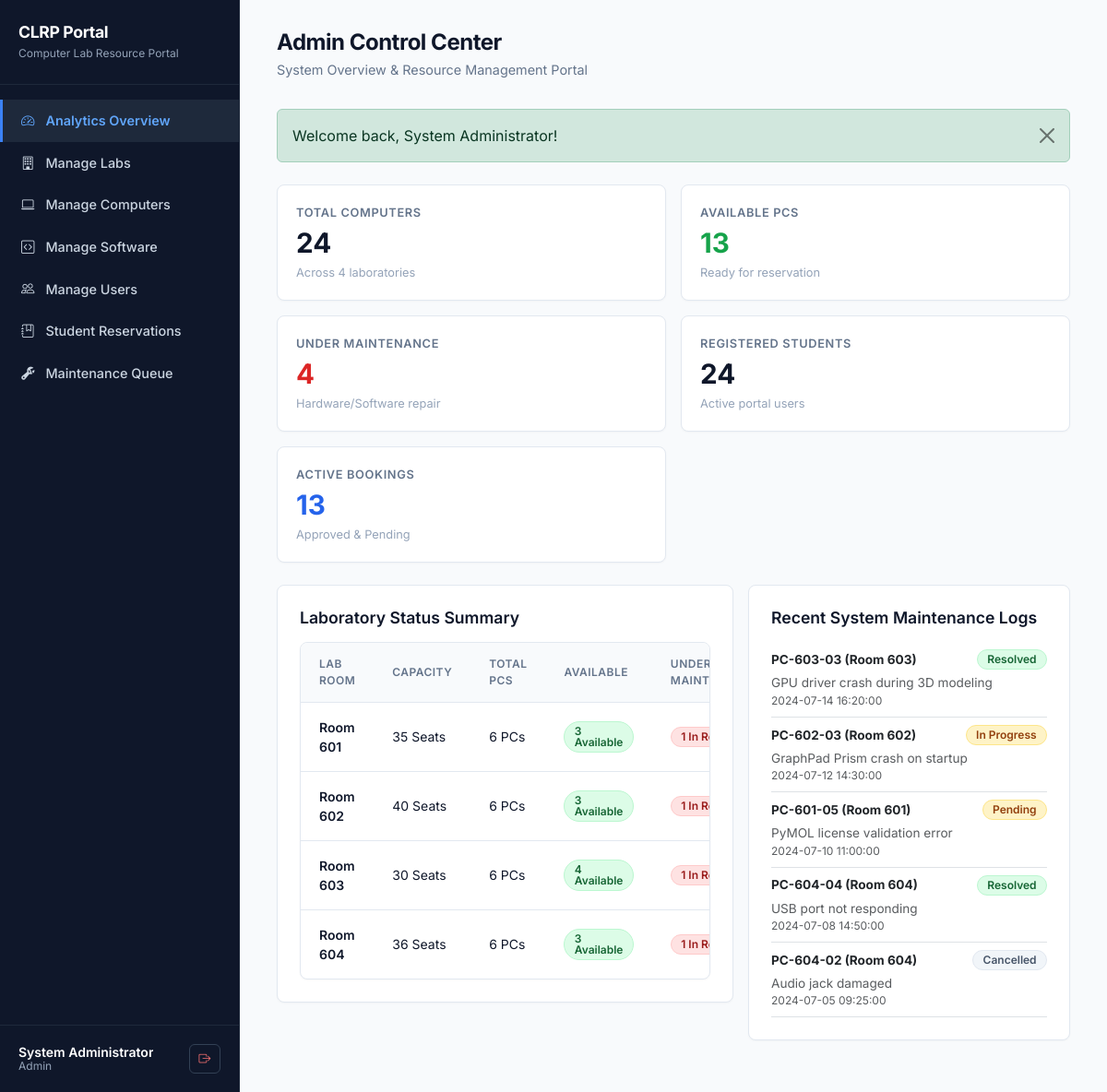
Screenshot of /admin/dashboard.php (signed in) with the database file from the repository.
### tables this page shows
CREATE TABLE IF NOT EXISTS Lab (
    lab_id INT AUTO_INCREMENT PRIMARY KEY,
    room_number VARCHAR(20) NOT NULL,
    capacity INT NOT NULL
);

CREATE TABLE IF NOT EXISTS Maintenance (
    maintenance_id INT AUTO_INCREMENT PRIMARY KEY,
    computer_id INT NOT NULL,
    student_id VARCHAR(20) NULL,
    technician_id INT NULL,
    issue_description TEXT NOT NULL,
    status VARCHAR(20) NOT NULL DEFAULT 'Pending',
    reported_at TIMESTAMP DEFAULT CURRENT_TIMESTAMP,
    FOREIGN KEY (computer_id) REFERENCES Computer(computer_id)
        ON UPDATE CASCADE ON DELETE CASCADE,
    FOREIGN KEY (student_id) REFERENCES Student(student_id)
        ON UPDATE CASCADE ON DELETE SET NULL,
    FOREIGN KEY (technician_id) REFERENCES Technician(technician_id)
        ON UPDATE CASCADE ON DELETE SET NULL
);

CREATE TABLE IF NOT EXISTS Computer (
    computer_id INT AUTO_INCREMENT PRIMARY KEY,
    pc_label VARCHAR(20) NOT NULL,
    ip_address VARCHAR(45),
    status VARCHAR(20) NOT NULL DEFAULT 'Available',
    lab_id INT,
    FOREIGN KEY (lab_id) REFERENCES Lab(lab_id)
        ON UPDATE CASCADE ON DELETE CASCADE
);

### admin/dashboard.php (called while the page is built, shortened)
<?php
require_once __DIR__ . '/../includes/auth.php';
$tab = $_GET['tab'] ?? 'overview';
$active_tab = $tab;
$flash = get_flash();
$total_pcs = $pdo->query("SELECT COUNT(*) FROM Computer")->fetchColumn();
$avail_pcs = $pdo->query("SELECT COUNT(*) FROM Computer WHERE status = 'Available'")->fetchColumn();
$maint_pcs = $pdo->query("SELECT COUNT(*) FROM Computer WHERE status = 'Under Maintenance'")->fetchColumn();
$total_students = $pdo->query("SELECT COUNT(*) FROM Student")->fetchColumn();
$active_bookings = $pdo->query("SELECT COUNT(*) FROM Reservation WHERE status IN ('Approved', 'Pending')")->fetchColumn();
$labs = $pdo->query("SELECT l.*, COUNT(c.computer_id) AS total_computers FROM Lab l LEFT JOIN Computer c ON l.lab_id = c.lab_id GROUP BY l.lab_id ORDER BY l.room_number ASC")->fetchAll();
$admins_list = $pdo->query("SELECT * FROM Admin ORDER BY admin_id ASC")->fetchAll();
$maintenance_tickets = $pdo->query("
    SELECT m.*, c.pc_label, l.room_number, s.name AS student_name, t.name AS tech_name
    FROM Maintenance m
    JOIN Computer c ON m.computer_id = c.computer_id
    LEFT JOIN Lab l ON c.lab_id = l.lab_id
    LEFT JOIN Student s ON m.student_id = s.student_id
    LEFT JOIN Technician t ON m.technician_id = t.technician_id
    ORDER BY m.reported_at DESC
")->fetchAll();
require_once __DIR__ . '/../views/admin/dashboard.view.php';

### views/admin/dashboard.view.php (the view, shortened to what this page needs)
<?php
require_once __DIR__ . '/../../includes/header.php';
require_once __DIR__ . '/../../includes/sidebar.php';
?>
<main class="app-content">
    <div class="page-header">
        <div>
            <h2>Admin Control Center</h2>
            <p>System Overview & Resource Management Portal</p>
        </div>
    </div>
    <?php if ($flash): ?>
        <div class="alert alert-<?= e($flash['type']) ?> alert-dismissible fade show mb-4" role="alert">
            <?= e($flash['message']) ?>
            <button type="button" class="btn-close" data-bs-dismiss="alert" aria-label="Close"></button>
        </div>
    <?php endif; ?>
    <div class="row g-3 mb-4">
        <div class="col-md-2-4 col-sm-6 col-12">
            <div class="stat-card">
                <div class="stat-title">Total Computers</div>
                <div class="stat-value"><?= $total_pcs ?></div>
                <div class="stat-desc">Across <?= count($labs) ?> laboratories</div>
            </div>
        </div>
        <div class="col-md-2-4 col-sm-6 col-12">
            <div class="stat-card">
                <div class="stat-title">Available PCs</div>
                <div class="stat-value" style="color: #16a34a;"><?= $avail_pcs ?></div>
                <div class="stat-desc">Ready for reservation</div>
            </div>
        </div>
        <div class="col-md-2-4 col-sm-6 col-12">
            <div class="stat-card">
                <div class="stat-title">Under Maintenance</div>
                <div class="stat-value" style="color: #dc2626;"><?= $maint_pcs ?></div>
                <div class="stat-desc">Hardware/Software repair</div>
            </div>
        </div>
        <div class="col-md-2-4 col-sm-6 col-12">
            <div class="stat-card">
                <div class="stat-title">Registered Students</div>
                <div class="stat-value"><?= $total_students ?></div>
                <div class="stat-desc">Active portal users</div>
            </div>
        </div>
        <div class="col-md-2-4 col-sm-6 col-12">
            <div class="stat-card">
                <div class="stat-title">Active Bookings</div>
                <div class="stat-value" style="color: #2563eb;"><?= $active_bookings ?></div>
                <div class="stat-desc">Approved & Pending</div>
            </div>
        </div>
    </div>
    <?php if ($tab === 'overview'): ?>
        <div class="row g-3">
            <div class="col-lg-7">
                <div class="content-card">
                    <h3 class="card-title">Laboratory Status Summary</h3>
                    <div class="table-custom-container">
                        <table class="table-custom">
                            <thead>
                                <tr>
                                    <th>Lab Room</th>
                                    <th>Capacity</th>
                                    <th>Total PCs</th>
                                    <th>Available</th>
                                    <th>Under Maintenance</th>
                                </tr>
                            </thead>
                            <tbody>
                                <?php foreach ($labs as $lab):
                                    $l_avail = 0; $l_maint = 0;
                                    foreach ($computers as $c) {
                                        if ($c['lab_id'] == $lab['lab_id']) {
                                            if ($c['status'] === 'Available') $l_avail++;
                                            if ($c['status'] === 'Under Maintenance') $l_maint++;
                                        }
                                    }
                                ?>
                                    <tr>
                                        <td class="fw-semibold"><?= e($lab['room_number']) ?></td>
                                        <td><?= $lab['capacity'] ?> Seats</td>
                                        <td><?= $lab['total_computers'] ?> PCs</td>
                                        <td><span class="status-badge badge-available"><?= $l_avail ?> Available</span></td>
                                        <td><span class="status-badge badge-maintenance"><?= $l_maint ?> In Repair</span></td>
                                    </tr>
                                <?php endforeach; ?>
                            </tbody>
                        </table>
                    </div>
                </div>
            </div>
            <div class="col-lg-5">
                <div class="content-card">
                    <h3 class="card-title">Recent System Maintenance Logs</h3>
                    <div class="list-group list-group-flush" style="font-size: 0.85rem;">
                        <?php
                        $recent = array_slice($maintenance_tickets, 0, 5);
                        if (empty($recent)): ?>
                            <div class="text-muted py-3">No maintenance records logged.</div>
                        <?php else: ?>
                            <?php foreach ($recent as $rec): ?>
                                <div class="list-group-item px-0 border-bottom py-2">
                                    <div class="d-flex justify-content-between align-items-center mb-1">
                                        <strong class="text-dark"><?= e($rec['pc_label']) ?> (<?= e($rec['room_number']) ?>)</strong>
                                        <?= render_status_badge($rec['status']) ?>
                                    </div>
                                    <div class="text-muted text-truncate"><?= e($rec['issue_description']) ?></div>
                                    <div class="text-muted" style="font-size: 0.75rem;"><?= e($rec['reported_at']) ?></div>
                                </div>
                            <?php endforeach; ?>
                        <?php endif; ?>
                    </div>
                </div>
            </div>
        </div>
    <?php endif; ?>
</main>
<?php require_once __DIR__ . '/../../includes/footer.php'; ?>

### includes/header.php (shortened to what this page needs)
<!DOCTYPE html>
<html lang="en">
<head>
    <link href="https://cdn.jsdelivr.net/npm/bootstrap@5.3.3/dist/css/bootstrap.min.css" rel="stylesheet">
    <link rel="stylesheet" href="https://cdn.jsdelivr.net/npm/bootstrap-icons@1.11.3/font/bootstrap-icons.min.css">
    <link rel="stylesheet" href="<?= url('/assets/css/custom.css') ?>">
</head>
<body>
<div class="app-wrapper">

### includes/sidebar.php (shortened to what this page needs)
<?php
$user = get_logged_in_user();
$role = strtolower($user['role'] ?? '');
$active_tab = $active_tab ?? 'overview';
?>
<aside class="app-sidebar">
    <div class="sidebar-brand">
        <h1>CLRP Portal</h1>
        <span>Computer Lab Resource Portal</span>
    </div>
    <ul class="sidebar-menu">
        <?php if ($role === 'student'): ?>
            <li>
                <a href="<?= url('/student/dashboard.php?tab=overview') ?>" class="<?= $active_tab === 'overview' ? 'active' : '' ?>">
                    <i class="bi bi-pc-display"></i> Browse Labs & PCs
                </a>
            </li>
            <li>
                <a href="<?= url('/student/dashboard.php?tab=bookings') ?>" class="<?= $active_tab === 'bookings' ? 'active' : '' ?>">
                    <i class="bi bi-calendar-check"></i> My Bookings
                </a>
            </li>
            <li>
                <a href="<?= url('/student/dashboard.php?tab=report') ?>" class="<?= $active_tab === 'report' ? 'active' : '' ?>">
                    <i class="bi bi-exclamation-triangle"></i> Report Issue
                </a>
            </li>
        <?php elseif ($role === 'admin'): ?>
            <li>
                <a href="<?= url('/admin/dashboard.php?tab=overview') ?>" class="<?= $active_tab === 'overview' ? 'active' : '' ?>">
                    <i class="bi bi-speedometer2"></i> Analytics Overview
                </a>
            </li>
            <li>
                <a href="<?= url('/admin/dashboard.php?tab=labs') ?>" class="<?= $active_tab === 'labs' ? 'active' : '' ?>">
                    <i class="bi bi-building"></i> Manage Labs
                </a>
            </li>
            <li>
                <a href="<?= url('/admin/dashboard.php?tab=computers') ?>" class="<?= $active_tab === 'computers' ? 'active' : '' ?>">
                    <i class="bi bi-laptop"></i> Manage Computers
                </a>
            </li>
            <li>
                <a href="<?= url('/admin/dashboard.php?tab=software') ?>" class="<?= $active_tab === 'software' ? 'active' : '' ?>">
                    <i class="bi bi-code-square"></i> Manage Software
                </a>
            </li>
            <li>
                <a href="<?= url('/admin/dashboard.php?tab=users') ?>" class="<?= $active_tab === 'users' ? 'active' : '' ?>">
                    <i class="bi bi-people"></i> Manage Users
                </a>
            </li>
            <li>
                <a href="<?= url('/admin/dashboard.php?tab=reservations') ?>" class="<?= $active_tab === 'reservations' ? 'active' : '' ?>">
                    <i class="bi bi-journal-bookmark"></i> Student Reservations
                </a>
            </li>
            <li>
                <a href="<?= url('/admin/dashboard.php?tab=maintenance') ?>" class="<?= $active_tab === 'maintenance' ? 'active' : '' ?>">
                    <i class="bi bi-wrench-adjustable"></i> Maintenance Queue
                </a>
            </li>
        <?php endif; ?>
    </ul>
    <div class="sidebar-footer">
        <div class="user-profile">
            <div class="user-info">
                <div class="user-name" title="<?= e($user['name']) ?>"><?= e($user['name']) ?></div>
                <div class="user-role"><?= e(ucfirst($role)) ?> <?= $user['extra'] ? '('.e($user['extra']).')' : '' ?></div>
            </div>
            <a href="<?= url('/logout.php') ?>" class="btn-logout" title="Sign Out">
                <i class="bi bi-box-arrow-right"></i>
            </a>
        </div>
    </div>
</aside>

### includes/auth.php (shortened to what this page needs)
<?php
function url($path = '') {
    $script = $_SERVER['SCRIPT_NAME'] ?? '';
    $dir = str_replace('\\', '/', dirname($script));
    $dir = preg_replace('#/(student|technician|admin)$#i', '', $dir);
    $path = '/' . ltrim($path, '/');
    return $dir . $path;
}
function e($string) {
    return htmlspecialchars($string ?? '', ENT_QUOTES, 'UTF-8');
}
function get_flash() {
    if (isset($_SESSION['flash'])) {
        $flash = $_SESSION['flash'];
        return $flash;
    }
    return null;
}
function is_logged_in() {
    return isset($_SESSION['user_id']) && isset($_SESSION['role']);
}
function get_logged_in_user() {
    return [
        'id' => $_SESSION['user_id'],
        'name' => $_SESSION['user_name'],
        'email' => $_SESSION['user_email'],
        'role' => $_SESSION['role'],
        'extra' => $_SESSION['user_extra'] ?? null
    ];
}
function render_status_badge($status) {
    $s = trim($status);
    $badgeClass = 'badge-secondary';
    switch ($s) {
        case 'Available':
        case 'Approved':
        case 'Resolved':
            $badgeClass = 'badge-available';
            break;
        case 'Pending':
        case 'In Progress':
            $badgeClass = 'badge-pending';
            break;
        case 'In Use':
        case 'Reserved':
        case 'Cancelled':
        case 'Completed':
            $badgeClass = 'badge-neutral';
            break;
    }
    return '<span class="status-badge ' . $badgeClass . '">' . e($s) . '</span>';
}

### includes/footer.php (shortened to what this page needs)
</div>
</body>
</html>

### rows the page displays
lab: room_number "Room 601", capacity "35", total_computers "6", l_avail "3", l_maint "1"
lab: room_number "Room 602", capacity "40", total_computers "6", l_avail "3", l_maint "1"
lab: room_number "Room 603", capacity "30", total_computers "6", l_avail "4", l_maint "1"
lab: room_number "Room 604", capacity "36", total_computers "6", l_avail "3", l_maint "1"
maintenance: computer.pc_label "PC-603-03", lab.room_number "Room 603", status "Resolved", issue_description "GPU driver crash during 3D modeling", reported_at "2024-07-14 16:20:00"
maintenance: computer.pc_label "PC-602-03", lab.room_number "Room 602", status "In Progress", issue_description "GraphPad Prism crash on startup", reported_at "2024-07-12 14:30:00"
maintenance: computer.pc_label "PC-601-05", lab.room_number "Room 601", status "Pending", issue_description "PyMOL license validation error", reported_at "2024-07-10 11:00:00"
maintenance: computer.pc_label "PC-604-04", lab.room_number "Room 604", status "Resolved", issue_description "USB port not responding", reported_at "2024-07-08 14:50:00"
maintenance: computer.pc_label "PC-604-02", lab.room_number "Room 604", status "Cancelled", issue_description "Audio jack damaged", reported_at "2024-07-05 09:25:00"

### other values shown
$user['name'] "System Administrator"
$role "Admin"
$flash['message'] "Welcome back, System Administrator!"
$total_pcs "24"
count($labs) "4"
$avail_pcs "13"
$maint_pcs "4"
$total_students "24"
$active_bookings "13"
